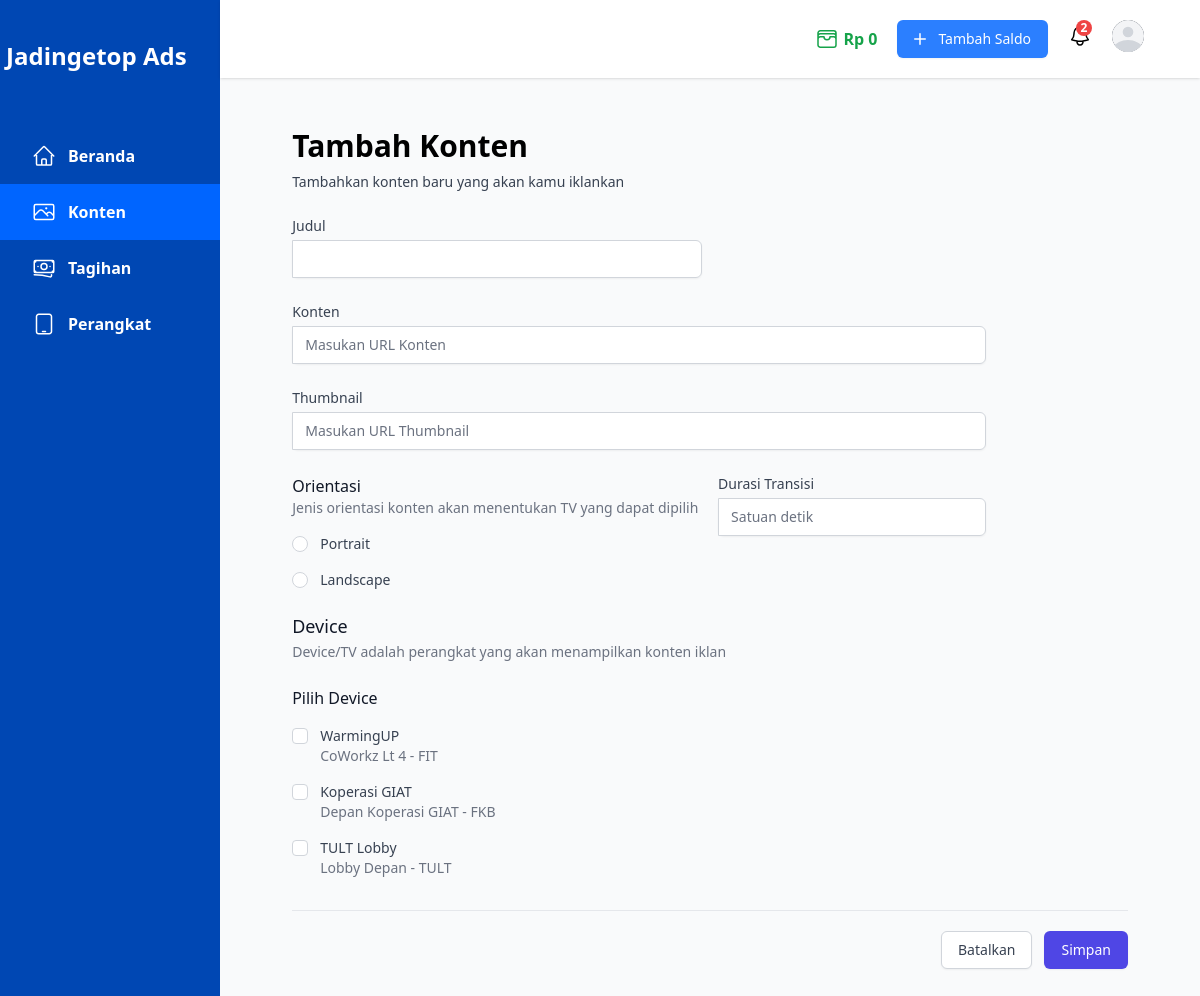
The page /konten/tambah.php (signed in) on the database as committed earlier.
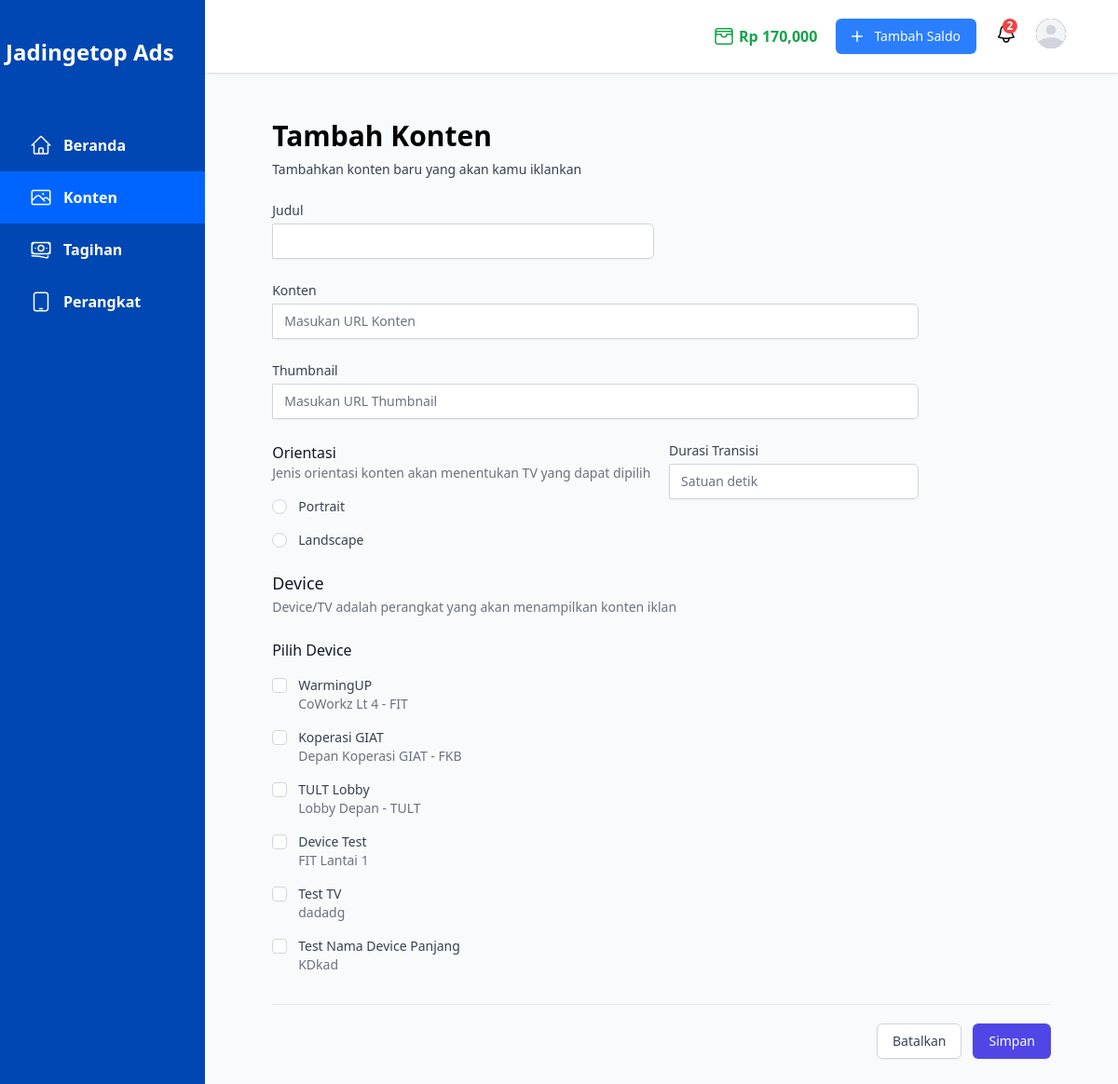
The same page on the database as committed later.
### tables this page shows
CREATE TABLE `users` (
  `id` int NOT NULL AUTO_INCREMENT,
  `username` varchar(150) NOT NULL,
  `email` varchar(150) NOT NULL,
  `password` varchar(255) NOT NULL,
  `role` enum('konsumen','mitra') NOT NULL,
  `balance` int NOT NULL,
  PRIMARY KEY (`id`)
);

CREATE TABLE `devices` (
  `id` int NOT NULL AUTO_INCREMENT,
  `user` int DEFAULT NULL,
  `nama` varchar(100) NOT NULL,
  `lokasi` varchar(150) DEFAULT NULL,
  `slug` varchar(100) NOT NULL,
  `orientasi` enum('portrait','landscape') DEFAULT NULL,
  PRIMARY KEY (`id`),
  KEY `devices_users_null_fk` (`user`),
  CONSTRAINT `devices_users_null_fk` FOREIGN KEY (`user`) REFERENCES `users` (`id`)
);

### models/Users.php (called while the page is built, shortened)
<?php
class Users
{
    public $db;
    public function __construct()
    {
        require(dirname(__DIR__) . '/config/database.php');
        $this->db = $conn;
    }
    function getBalance($id)
    {
        $sql = "SELECT balance FROM users WHERE id = ?";
        $stmt = $this->db->prepare($sql);
        $stmt->bind_param('i', $id);
        $stmt->execute();
        $result = $stmt->get_result();
        $user = $result->fetch_assoc();
        try {
            return $user['balance'];
        } catch (\Throwable $th) {
            throw $th;
        } finally {
            $this->db->close();
        }
    }
}

### models/Device.php (called while the page is built, shortened)
<?php
class Device
{
    public $table = "devices";
    public $db;
    public function __construct($userId = null)
    {
        require(dirname(__DIR__) . '/config/database.php');
        $this->db = $conn;
    }
    function getAll()
    {
        $data = [];
        $sql = "SELECT id, slug, nama, lokasi FROM $this->table";
        $result = $this->db->query($sql);
        try {
            if ($result->num_rows > 0) {
                while ($row = $result->fetch_assoc()) {
                    $data[] = $row;
                }
                return $data;
            } else {
                return "Devices tidak ditemukan";
            }
        } catch (\Throwable $th) {
            throw $th;
        } finally {
            $this->db->close();
        }
    }
}

### konten/tambah.php (the view, shortened to what the changed rows need)
<?php
include_once(dirname(__DIR__) . '/components/Layout/header.php');
require_once(dirname(__DIR__) . '/models/Device.php');
$Device = new Device();
$devices = $Device->getAll();
?>
<main class="pt-12 pb-20 px-14">
    <div class="px-4 sm:px-6 lg:px-4">
        <div class="sm:flex sm:items-center">
            <div class="sm:flex-auto">
                <h1 class="text-3xl font-semibold">Tambah Konten</h1>
            </div>
        </div>
        <form class="space-y-8 divide-y divide-gray-200" method="POST" action="/konten/add.php">
            <div class="space-y-8 divide-y divide-gray-200">
                <div>
                    <div class="mt-6 grid grid-cols-1 gap-y-6 gap-x-4 sm:grid-cols-6">
                        <div class="sm:col-span-6">
                            <div class="mt-6">
                                <fieldset>
                                    <div class="mt-4 space-y-4">
                                        <?php if (is_array($devices)) : ?>
                                            <?php foreach ((array) $devices as $device) : ?>
                                                <div class="relative flex items-start">
                                                    <div class="flex h-5 items-center">
                                                        <input id="<?= $device["slug"] ?>" name="devices[]" value="<?= $device["id"] ?>" type="checkbox" class="h-4 w-4 rounded border-gray-300 text-indigo-600 focus:ring-indigo-500">
                                                    </div>
                                                    <div class="ml-3 text-sm">
                                                        <label for="<?= $device["slug"] ?>" class="font-medium text-gray-700"><?= $device["nama"] ?></label>
                                                        <p class="text-gray-500"><?= $device["lokasi"] ?></p>
                                                    </div>
                                                </div>
                                            <?php endforeach; ?>
                                        <?php else : ?>
                                            <div><?= $devices ?></div>
                                        <?php endif; ?>
                                    </div>
                                </fieldset>
                            </div>
                        </div>
                    </div>
                </div>
            </div>
        </form>
    </div>
</main>
<?php include_once(dirname(__DIR__) . '/components/Layout/footer.php') ?>

### components/NavBar/index.php (shortened to what the changed rows need)
<header class="sticky top-0 z-10 py-5 pl-5 bg-white shadow mb-[0.10rem] pr-14">
    <nav class="flex justify-end">
        <div class="flex items-start space-x-5">
            <div class="self-center font-semibold text-green-600">
                <div class="flex items-center space-x-1">
                    <span>Rp <?= number_format($currentBalance) ?></span>
                </div>
            </div>
        </div>
    </nav>
</header>

Rows that differ between the two databases and show on the page:
changed users: balance "0" → "170,000"
added devices: nama "Device Test", lokasi "FIT Lantai 1"
added devices: nama "Test TV", lokasi "dadadg"
added devices: nama "Test Nama Device Panjang", lokasi "KDkad"
